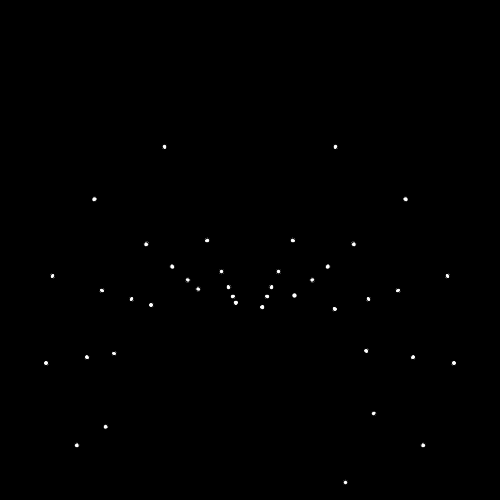
Frame 1 (no input)
Frame 60 (the mouse pressed at the canvas centre just before this capture): identical to frame 1, image omitted
Frame 120 (the mouse held since frame 60 and released just before this capture): identical to frame 1, image omitted

The Processing sketch that drew this single still picture (run headless with seeded random() and noise(); from frame 60 on, the mouse is pressed at the canvas centre):

// Processing sketch: m_a_rec_arbre
// ── m_a_rec_arbre.pde
/**
* application of recursivity method
*/
void setup() {
	size(500,500);
	background(0);
	show_tree();
}

void draw() {
}

void keyPressed() {
	background(0);
	show_tree();
}

void show_tree() {
	float radius = random(width/4,width/2);
	int num = (int)random(5,14);
	float angle = random(QUARTER_PI/4,PI) /num;
	float size = 5;
	println("new tree with n",num,"recursion");
	println("branch angle",angle);

	push();
	translate(width/2,height - height/3);
	rotate(-HALF_PI);
	recursion(num, radius, angle, size);
	pop();
}


int max = 0;
boolean start_tree = false;
void recursion(int num, float radius, float angle, float size) {
	if(start_tree == false) {
		max = num;
		start_tree = true;
	}
	float step = radius / max;
	num = num - 1;
	int reverse = max - num;
	float dist = reverse * step;
	angle *= reverse;
	forme(dist, angle, size);
	if(num > 0) {
		float initial_angle = angle / reverse;
		recursion(num, radius, initial_angle, size);
		recursion(num, radius, -initial_angle, size);
	} else {
		start_tree = false;
	}
}

void forme(float distance, float angle, float size) {
  float x = distance;
  float y = 0;
	push();
	rotate(angle);
	translate(x,y);
	ellipse(0,0,size,size);
	pop();
}
